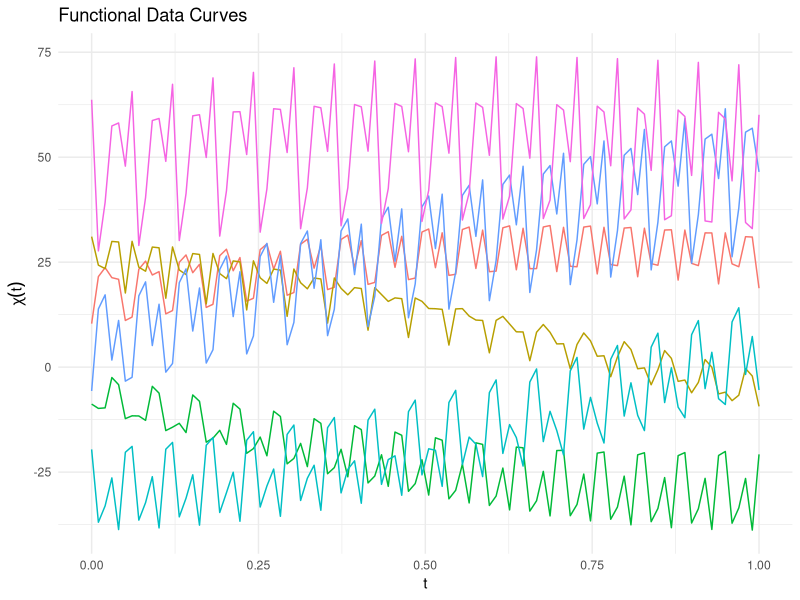

Write R code to recreate this figure.
library(ggplot2)

# Set seed for reproducibility
set.seed(378)

# Sample size
n <- 6

# Functional data discretized domain
t <- seq(0,1,length.out=100)

# Generate functional data
a <- ifelse(runif(n) < 0.5, runif(n, 5, 10), runif(n, 20, 20.5))
b <- ifelse(runif(n) < 0.5, runif(n, 5, 10), runif(n, 20, 20.5))
c <- ifelse(runif(n) < 0.5, runif(n, 5, 10), runif(n, 20, 20.5))
x <- t(sapply(1:n, function(j) {
  a[j]*cos(2*pi*t) + b[j]*sin(3*pi*t) + 4*c[j]*(t-0.2)^2
}))

# Reshape the data for ggplot2
df <- data.frame(t = rep(t, n), Curve = rep(1:n, each = length(t)), Value = as.vector(x))

# Plot samples
ggplot(df, aes(x = t, y = Value, group = Curve, color = as.factor(Curve))) +
  geom_line() +
  labs(x = "t", y = expression(chi(t)), title = "Functional Data Curves") +
  theme_minimal() +
  theme(legend.position = "none")
